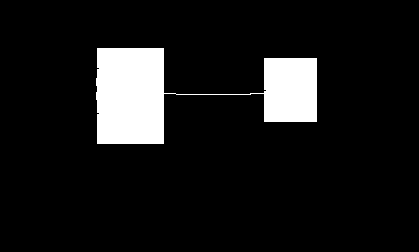
%> input picture ivp lab/iivp-lab-2017/iivp-lab-2017/Lab9 Pri/Image_2.bmp, 419 x 252 px
$ octave q2.m   (GNU Octave 9; MATLAB toolbox functions it lacks are replaced by stand-ins)
%> lines starting %> are read from the running program, lines starting %| are printed output that depends on the picture; in (x1, y1, x2, y2) boxes, pixels count from 0 and x2, y2 are one past the last pixel; in counts of white or black regions, pixels touching at a corner belong together; the program's own positions count from 1
clear;
img = imread('Image_2.bmp');
%> img: size 252x419 logical; 9.4% white; 1 white region, box (x1, y1, x2, y2) and area: (96, 48, 317, 144) 9935
img1 = img;
hold on;
subplot(3, 1, 1), subimage(img1), title('Original');
se1 = strel('square', 5);

for k = 1:6
    img1 = imerode(img1, se1);
end
%> this loop made 6 passes
%> pass 1, `img1 = imerode(img1, se1);`:
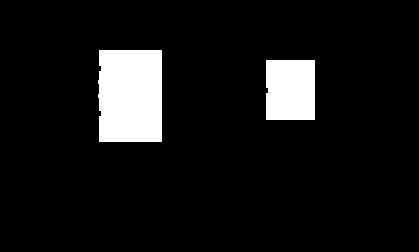
%> img1: size 252x419 logical; 8.3% white; 2 white regions, box (x1, y1, x2, y2) and area: (98, 50, 162, 142) 5784, (266, 60, 315, 120) 2930
%> pass 3, `img1 = imerode(img1, se1);`:
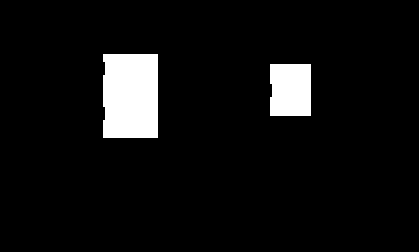
%> img1: size 252x419 logical; 6.3% white; 2 white regions, box (x1, y1, x2, y2) and area: (103, 54, 158, 138) 4568, (270, 64, 311, 116) 2106
%> after the loop:
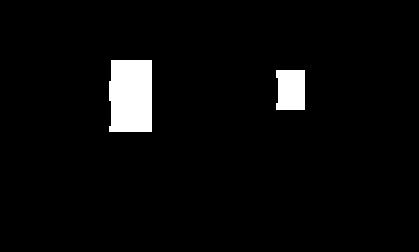
%> img1: size 252x419 logical; 3.9% white; 2 white regions, box (x1, y1, x2, y2) and area: (109, 60, 152, 132) 3004, (276, 70, 305, 110) 1110

for k = 1:6
    img1 = imdilate(img1, se1);
end
%> this loop made 6 passes
%> pass 1, `img1 = imdilate(img1, se1);`:
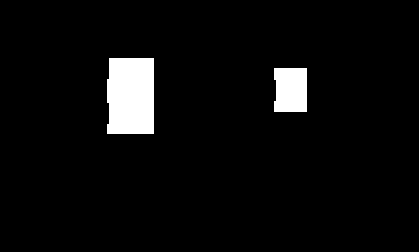
%> img1: size 252x419 logical; 4.6% white; 2 white regions, box (x1, y1, x2, y2) and area: (107, 58, 154, 134) 3488, (274, 68, 307, 112) 1410
%> pass 2, `img1 = imdilate(img1, se1);`:
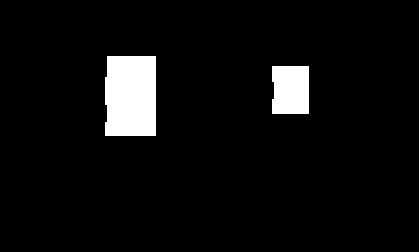
%> img1: size 252x419 logical; 5.4% white; 2 white regions, box (x1, y1, x2, y2) and area: (105, 56, 156, 136) 4004, (272, 66, 309, 114) 1742
%> after the loop:
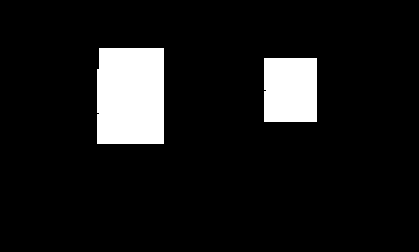
%> img1: size 252x419 logical; 9.3% white; 2 white regions, box (x1, y1, x2, y2) and area: (97, 48, 164, 144) 6388, (264, 58, 317, 122) 3390
subplot(3, 1, 2), subimage(img1), title('Noise Removed');
subplot(3, 1, 3), subimage(img - img1), title('Difference');
%> after `subimage(img - img1)`:
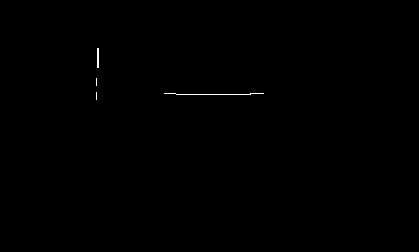
%> displayed picture: size 252x419, on the screen's scale of 0 to 255; 0.15% white in thin lines or dots, all inside (x1, y1, x2, y2) = (96, 48, 264, 100)
